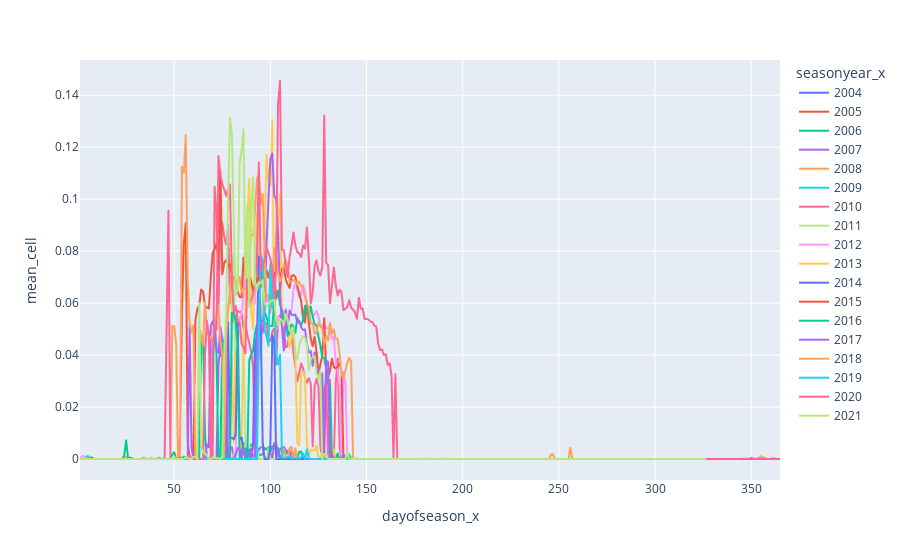
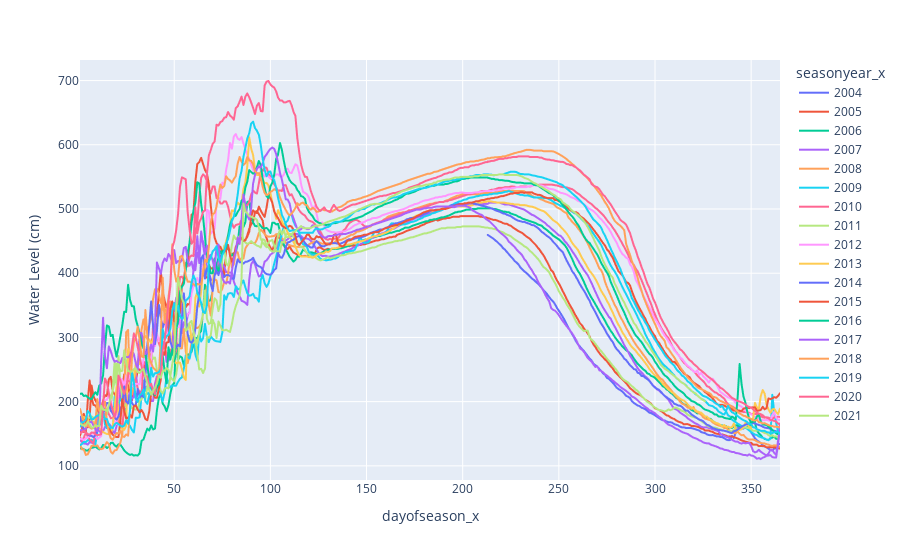

Here is the notebook cell these charts were saved with, in order:
### Code cell
# plot for Gaya

px.line(
    compare[compare[utils.ID_COL] == GAYA],
    x="dayofseason_x",
    y="mean_cell",
    color="seasonyear_x",
).show()

px.line(
    compare[compare[utils.ID_COL] == GAYA],
    x="dayofseason_x",
    y="Water Level (cm)",
    color="seasonyear_x",
).show()

### Figure 1 — Plotly figure (JSON) as saved in the notebook; plotly's stock layout.template omitted (floating-point values rounded to 4 significant figures; data arrays with more than 128 entries replaced by an {"elided": "..."} marker saying what was removed)
{"data": [{"hovertemplate": "seasonyear_x=2004<br>dayofseason_x=%{x}<br>mean_cell=%{y}<extra></extra>", "legendgroup": "2004", "line": {"color": "#636efa", "dash": "solid"}, "marker": {"symbol": "circle"}, "mode": "lines", "name": "2004", "showlegend": true, "type": "scattergl", "x": {"elided": "153 int values"}, "xaxis": "x", "y": {"elided": "153 int values"}, "yaxis": "y"}, {"hovertemplate": "seasonyear_x=2005<br>dayofseason_x=%{x}<br>mean_cell=%{y}<extra></extra>", "legendgroup": "2005", "line": {"color": "#EF553B", "dash": "solid"}, "marker": {"symbol": "circle"}, "mode": "lines", "name": "2005", "showlegend": true, "type": "scattergl", "x": {"elided": "365 int values"}, "xaxis": "x", "y": {"elided": "365 float values"}, "yaxis": "y"}, {"hovertemplate": "seasonyear_x=2006<br>dayofseason_x=%{x}<br>mean_cell=%{y}<extra></extra>", "legendgroup": "2006", "line": {"color": "#00cc96", "dash": "solid"}, "marker": {"symbol": "circle"}, "mode": "lines", "name": "2006", "showlegend": true, "type": "scattergl", "x": {"elided": "365 int values"}, "xaxis": "x", "y": {"elided": "365 float values"}, "yaxis": "y"}, {"hovertemplate": "seasonyear_x=2007<br>dayofseason_x=%{x}<br>mean_cell=%{y}<extra></extra>", "legendgroup": "2007", "line": {"color": "#ab63fa", "dash": "solid"}, "marker": {"symbol": "circle"}, "mode": "lines", "name": "2007", "showlegend": true, "type": "scattergl", "x": {"elided": "365 int values"}, "xaxis": "x", "y": {"elided": "365 float values"}, "yaxis": "y"}, {"hovertemplate": "seasonyear_x=2008<br>dayofseason_x=%{x}<br>mean_cell=%{y}<extra></extra>", "legendgroup": "2008", "line": {"color": "#FFA15A", "dash": "solid"}, "marker": {"symbol": "circle"}, "mode": "lines", "name": "2008", "showlegend": true, "type": "scattergl", "x": {"elided": "366 int values"}, "xaxis": "x", "y": {"elided": "366 float values"}, "yaxis": "y"}, {"hovertemplate": "seasonyear_x=2009<br>dayofseason_x=%{x}<br>mean_cell=%{y}<extra></extra>", "legendgroup": "2009", "line": {"color": "#19d3f3", "dash": "solid"}, "marker": {"symbol": "circle"}, "mode": "lines", "name": "2009", "showlegend": true, "type": "scattergl", "x": {"elided": "365 int values"}, "xaxis": "x", "y": {"elided": "365 float values"}, "yaxis": "y"}, {"hovertemplate": "seasonyear_x=2010<br>dayofseason_x=%{x}<br>mean_cell=%{y}<extra></extra>", "legendgroup": "2010", "line": {"color": "#FF6692", "dash": "solid"}, "marker": {"symbol": "circle"}, "mode": "lines", "name": "2010", "showlegend": true, "type": "scattergl", "x": {"elided": "365 int values"}, "xaxis": "x", "y": {"elided": "365 float values"}, "yaxis": "y"}, {"hovertemplate": "seasonyear_x=2011<br>dayofseason_x=%{x}<br>mean_cell=%{y}<extra></extra>", "legendgroup": "2011", "line": {"color": "#B6E880", "dash": "solid"}, "marker": {"symbol": "circle"}, "mode": "lines", "name": "2011", "showlegend": true, "type": "scattergl", "x": {"elided": "365 int values"}, "xaxis": "x", "y": {"elided": "365 float values"}, "yaxis": "y"}, {"hovertemplate": "seasonyear_x=2012<br>dayofseason_x=%{x}<br>mean_cell=%{y}<extra></extra>", "legendgroup": "2012", "line": {"color": "#FF97FF", "dash": "solid"}, "marker": {"symbol": "circle"}, "mode": "lines", "name": "2012", "showlegend": true, "type": "scattergl", "x": {"elided": "366 int values"}, "xaxis": "x", "y": {"elided": "366 float values"}, "yaxis": "y"}, {"hovertemplate": "seasonyear_x=2013<br>dayofseason_x=%{x}<br>mean_cell=%{y}<extra></extra>", "legendgroup": "2013", "line": {"color": "#FECB52", "dash": "solid"}, "marker": {"symbol": "circle"}, "mode": "lines", "name": "2013", "showlegend": true, "type": "scattergl", "x": {"elided": "365 int values"}, "xaxis": "x", "y": {"elided": "365 float values"}, "yaxis": "y"}, {"hovertemplate": "seasonyear_x=2014<br>dayofseason_x=%{x}<br>mean_cell=%{y}<extra></extra>", "legendgroup": "2014", "line": {"color": "#636efa", "dash": "solid"}, "marker": {"symbol": "circle"}, "mode": "lines", "name": "2014", "showlegend": true, "type": "scattergl", "x": {"elided": "365 int values"}, "xaxis": "x", "y": {"elided": "365 float values"}, "yaxis": "y"}, {"hovertemplate": "seasonyear_x=2015<br>dayofseason_x=%{x}<br>mean_cell=%{y}<extra></extra>", "legendgroup": "2015", "line": {"color": "#EF553B", "dash": "solid"}, "marker": {"symbol": "circle"}, "mode": "lines", "name": "2015", "showlegend": true, "type": "scattergl", "x": {"elided": "365 int values"}, "xaxis": "x", "y": {"elided": "365 float values"}, "yaxis": "y"}, {"hovertemplate": "seasonyear_x=2016<br>dayofseason_x=%{x}<br>mean_cell=%{y}<extra></extra>", "legendgroup": "2016", "line": {"color": "#00cc96", "dash": "solid"}, "marker": {"symbol": "circle"}, "mode": "lines", "name": "2016", "showlegend": true, "type": "scattergl", "x": {"elided": "366 int values"}, "xaxis": "x", "y": {"elided": "366 float values"}, "yaxis": "y"}, {"hovertemplate": "seasonyear_x=2017<br>dayofseason_x=%{x}<br>mean_cell=%{y}<extra></extra>", "legendgroup": "2017", "line": {"color": "#ab63fa", "dash": "solid"}, "marker": {"symbol": "circle"}, "mode": "lines", "name": "2017", "showlegend": true, "type": "scattergl", "x": {"elided": "365 int values"}, "xaxis": "x", "y": {"elided": "365 float values"}, "yaxis": "y"}, {"hovertemplate": "seasonyear_x=2018<br>dayofseason_x=%{x}<br>mean_cell=%{y}<extra></extra>", "legendgroup": "2018", "line": {"color": "#FFA15A", "dash": "solid"}, "marker": {"symbol": "circle"}, "mode": "lines", "name": "2018", "showlegend": true, "type": "scattergl", "x": {"elided": "365 int values"}, "xaxis": "x", "y": {"elided": "365 float values"}, "yaxis": "y"}, {"hovertemplate": "seasonyear_x=2019<br>dayofseason_x=%{x}<br>mean_cell=%{y}<extra></extra>", "legendgroup": "2019", "line": {"color": "#19d3f3", "dash": "solid"}, "marker": {"symbol": "circle"}, "mode": "lines", "name": "2019", "showlegend": true, "type": "scattergl", "x": {"elided": "365 int values"}, "xaxis": "x", "y": {"elided": "365 float values"}, "yaxis": "y"}, {"hovertemplate": "seasonyear_x=2020<br>dayofseason_x=%{x}<br>mean_cell=%{y}<extra></extra>", "legendgroup": "2020", "line": {"color": "#FF6692", "dash": "solid"}, "marker": {"symbol": "circle"}, "mode": "lines", "name": "2020", "showlegend": true, "type": "scattergl", "x": {"elided": "366 int values"}, "xaxis": "x", "y": {"elided": "366 float values"}, "yaxis": "y"}, {"hovertemplate": "seasonyear_x=2021<br>dayofseason_x=%{x}<br>mean_cell=%{y}<extra></extra>", "legendgroup": "2021", "line": {"color": "#B6E880", "dash": "solid"}, "marker": {"symbol": "circle"}, "mode": "lines", "name": "2021", "showlegend": true, "type": "scattergl", "x": {"elided": "326 int values"}, "xaxis": "x", "y": {"elided": "326 float values"}, "yaxis": "y"}], "layout": {"legend": {"title": {"text": "seasonyear_x"}, "tracegroupgap": 0}, "margin": {"t": 60}, "xaxis": {"anchor": "y", "domain": [0, 1], "title": {"text": "dayofseason_x"}}, "yaxis": {"anchor": "x", "domain": [0, 1], "title": {"text": "mean_cell"}}}}

### Figure 2 — Plotly figure (JSON) as saved in the notebook; plotly's stock layout.template omitted (floating-point values rounded to 4 significant figures; data arrays with more than 128 entries replaced by an {"elided": "..."} marker saying what was removed)
{"data": [{"hovertemplate": "seasonyear_x=2004<br>dayofseason_x=%{x}<br>Water Level (cm)=%{y}<extra></extra>", "legendgroup": "2004", "line": {"color": "#636efa", "dash": "solid"}, "marker": {"symbol": "circle"}, "mode": "lines", "name": "2004", "showlegend": true, "type": "scattergl", "x": {"elided": "153 int values"}, "xaxis": "x", "y": {"elided": "153 float values"}, "yaxis": "y"}, {"hovertemplate": "seasonyear_x=2005<br>dayofseason_x=%{x}<br>Water Level (cm)=%{y}<extra></extra>", "legendgroup": "2005", "line": {"color": "#EF553B", "dash": "solid"}, "marker": {"symbol": "circle"}, "mode": "lines", "name": "2005", "showlegend": true, "type": "scattergl", "x": {"elided": "365 int values"}, "xaxis": "x", "y": {"elided": "365 float values"}, "yaxis": "y"}, {"hovertemplate": "seasonyear_x=2006<br>dayofseason_x=%{x}<br>Water Level (cm)=%{y}<extra></extra>", "legendgroup": "2006", "line": {"color": "#00cc96", "dash": "solid"}, "marker": {"symbol": "circle"}, "mode": "lines", "name": "2006", "showlegend": true, "type": "scattergl", "x": {"elided": "365 int values"}, "xaxis": "x", "y": {"elided": "365 float values"}, "yaxis": "y"}, {"hovertemplate": "seasonyear_x=2007<br>dayofseason_x=%{x}<br>Water Level (cm)=%{y}<extra></extra>", "legendgroup": "2007", "line": {"color": "#ab63fa", "dash": "solid"}, "marker": {"symbol": "circle"}, "mode": "lines", "name": "2007", "showlegend": true, "type": "scattergl", "x": {"elided": "365 int values"}, "xaxis": "x", "y": {"elided": "365 float values"}, "yaxis": "y"}, {"hovertemplate": "seasonyear_x=2008<br>dayofseason_x=%{x}<br>Water Level (cm)=%{y}<extra></extra>", "legendgroup": "2008", "line": {"color": "#FFA15A", "dash": "solid"}, "marker": {"symbol": "circle"}, "mode": "lines", "name": "2008", "showlegend": true, "type": "scattergl", "x": {"elided": "366 int values"}, "xaxis": "x", "y": {"elided": "366 float values"}, "yaxis": "y"}, {"hovertemplate": "seasonyear_x=2009<br>dayofseason_x=%{x}<br>Water Level (cm)=%{y}<extra></extra>", "legendgroup": "2009", "line": {"color": "#19d3f3", "dash": "solid"}, "marker": {"symbol": "circle"}, "mode": "lines", "name": "2009", "showlegend": true, "type": "scattergl", "x": {"elided": "365 int values"}, "xaxis": "x", "y": {"elided": "365 float values"}, "yaxis": "y"}, {"hovertemplate": "seasonyear_x=2010<br>dayofseason_x=%{x}<br>Water Level (cm)=%{y}<extra></extra>", "legendgroup": "2010", "line": {"color": "#FF6692", "dash": "solid"}, "marker": {"symbol": "circle"}, "mode": "lines", "name": "2010", "showlegend": true, "type": "scattergl", "x": {"elided": "365 int values"}, "xaxis": "x", "y": {"elided": "365 float values"}, "yaxis": "y"}, {"hovertemplate": "seasonyear_x=2011<br>dayofseason_x=%{x}<br>Water Level (cm)=%{y}<extra></extra>", "legendgroup": "2011", "line": {"color": "#B6E880", "dash": "solid"}, "marker": {"symbol": "circle"}, "mode": "lines", "name": "2011", "showlegend": true, "type": "scattergl", "x": {"elided": "365 int values"}, "xaxis": "x", "y": {"elided": "365 float values"}, "yaxis": "y"}, {"hovertemplate": "seasonyear_x=2012<br>dayofseason_x=%{x}<br>Water Level (cm)=%{y}<extra></extra>", "legendgroup": "2012", "line": {"color": "#FF97FF", "dash": "solid"}, "marker": {"symbol": "circle"}, "mode": "lines", "name": "2012", "showlegend": true, "type": "scattergl", "x": {"elided": "366 int values"}, "xaxis": "x", "y": {"elided": "366 float values"}, "yaxis": "y"}, {"hovertemplate": "seasonyear_x=2013<br>dayofseason_x=%{x}<br>Water Level (cm)=%{y}<extra></extra>", "legendgroup": "2013", "line": {"color": "#FECB52", "dash": "solid"}, "marker": {"symbol": "circle"}, "mode": "lines", "name": "2013", "showlegend": true, "type": "scattergl", "x": {"elided": "365 int values"}, "xaxis": "x", "y": {"elided": "365 float values"}, "yaxis": "y"}, {"hovertemplate": "seasonyear_x=2014<br>dayofseason_x=%{x}<br>Water Level (cm)=%{y}<extra></extra>", "legendgroup": "2014", "line": {"color": "#636efa", "dash": "solid"}, "marker": {"symbol": "circle"}, "mode": "lines", "name": "2014", "showlegend": true, "type": "scattergl", "x": {"elided": "365 int values"}, "xaxis": "x", "y": {"elided": "365 float values"}, "yaxis": "y"}, {"hovertemplate": "seasonyear_x=2015<br>dayofseason_x=%{x}<br>Water Level (cm)=%{y}<extra></extra>", "legendgroup": "2015", "line": {"color": "#EF553B", "dash": "solid"}, "marker": {"symbol": "circle"}, "mode": "lines", "name": "2015", "showlegend": true, "type": "scattergl", "x": {"elided": "365 int values"}, "xaxis": "x", "y": {"elided": "365 float values"}, "yaxis": "y"}, {"hovertemplate": "seasonyear_x=2016<br>dayofseason_x=%{x}<br>Water Level (cm)=%{y}<extra></extra>", "legendgroup": "2016", "line": {"color": "#00cc96", "dash": "solid"}, "marker": {"symbol": "circle"}, "mode": "lines", "name": "2016", "showlegend": true, "type": "scattergl", "x": {"elided": "366 int values"}, "xaxis": "x", "y": {"elided": "366 float values"}, "yaxis": "y"}, {"hovertemplate": "seasonyear_x=2017<br>dayofseason_x=%{x}<br>Water Level (cm)=%{y}<extra></extra>", "legendgroup": "2017", "line": {"color": "#ab63fa", "dash": "solid"}, "marker": {"symbol": "circle"}, "mode": "lines", "name": "2017", "showlegend": true, "type": "scattergl", "x": {"elided": "365 int values"}, "xaxis": "x", "y": {"elided": "365 float values"}, "yaxis": "y"}, {"hovertemplate": "seasonyear_x=2018<br>dayofseason_x=%{x}<br>Water Level (cm)=%{y}<extra></extra>", "legendgroup": "2018", "line": {"color": "#FFA15A", "dash": "solid"}, "marker": {"symbol": "circle"}, "mode": "lines", "name": "2018", "showlegend": true, "type": "scattergl", "x": {"elided": "365 int values"}, "xaxis": "x", "y": {"elided": "365 float values"}, "yaxis": "y"}, {"hovertemplate": "seasonyear_x=2019<br>dayofseason_x=%{x}<br>Water Level (cm)=%{y}<extra></extra>", "legendgroup": "2019", "line": {"color": "#19d3f3", "dash": "solid"}, "marker": {"symbol": "circle"}, "mode": "lines", "name": "2019", "showlegend": true, "type": "scattergl", "x": {"elided": "365 int values"}, "xaxis": "x", "y": {"elided": "365 float values"}, "yaxis": "y"}, {"hovertemplate": "seasonyear_x=2020<br>dayofseason_x=%{x}<br>Water Level (cm)=%{y}<extra></extra>", "legendgroup": "2020", "line": {"color": "#FF6692", "dash": "solid"}, "marker": {"symbol": "circle"}, "mode": "lines", "name": "2020", "showlegend": true, "type": "scattergl", "x": {"elided": "366 int values"}, "xaxis": "x", "y": {"elided": "366 float values"}, "yaxis": "y"}, {"hovertemplate": "seasonyear_x=2021<br>dayofseason_x=%{x}<br>Water Level (cm)=%{y}<extra></extra>", "legendgroup": "2021", "line": {"color": "#B6E880", "dash": "solid"}, "marker": {"symbol": "circle"}, "mode": "lines", "name": "2021", "showlegend": true, "type": "scattergl", "x": {"elided": "326 int values"}, "xaxis": "x", "y": {"elided": "326 float values"}, "yaxis": "y"}], "layout": {"legend": {"title": {"text": "seasonyear_x"}, "tracegroupgap": 0}, "margin": {"t": 60}, "xaxis": {"anchor": "y", "domain": [0, 1], "title": {"text": "dayofseason_x"}}, "yaxis": {"anchor": "x", "domain": [0, 1], "title": {"text": "Water Level (cm)"}}}}
